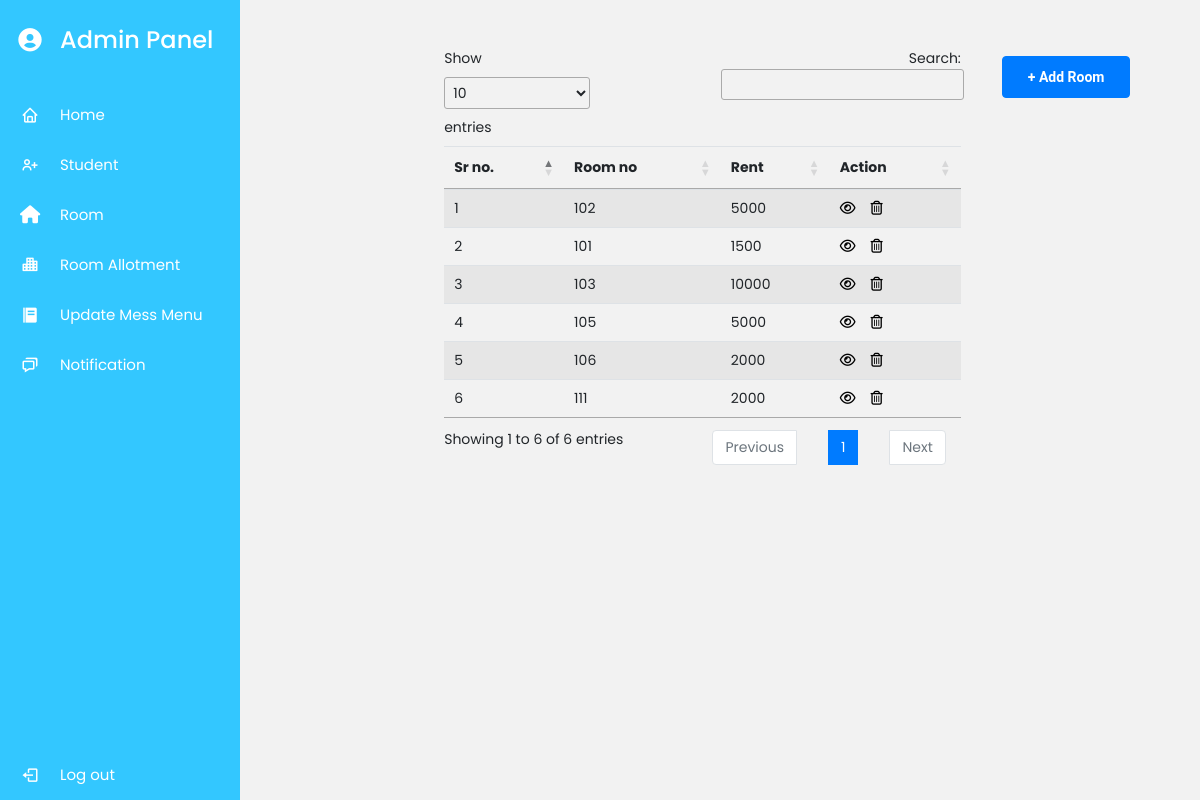
Before: /room/ (signed in) with the older database file.
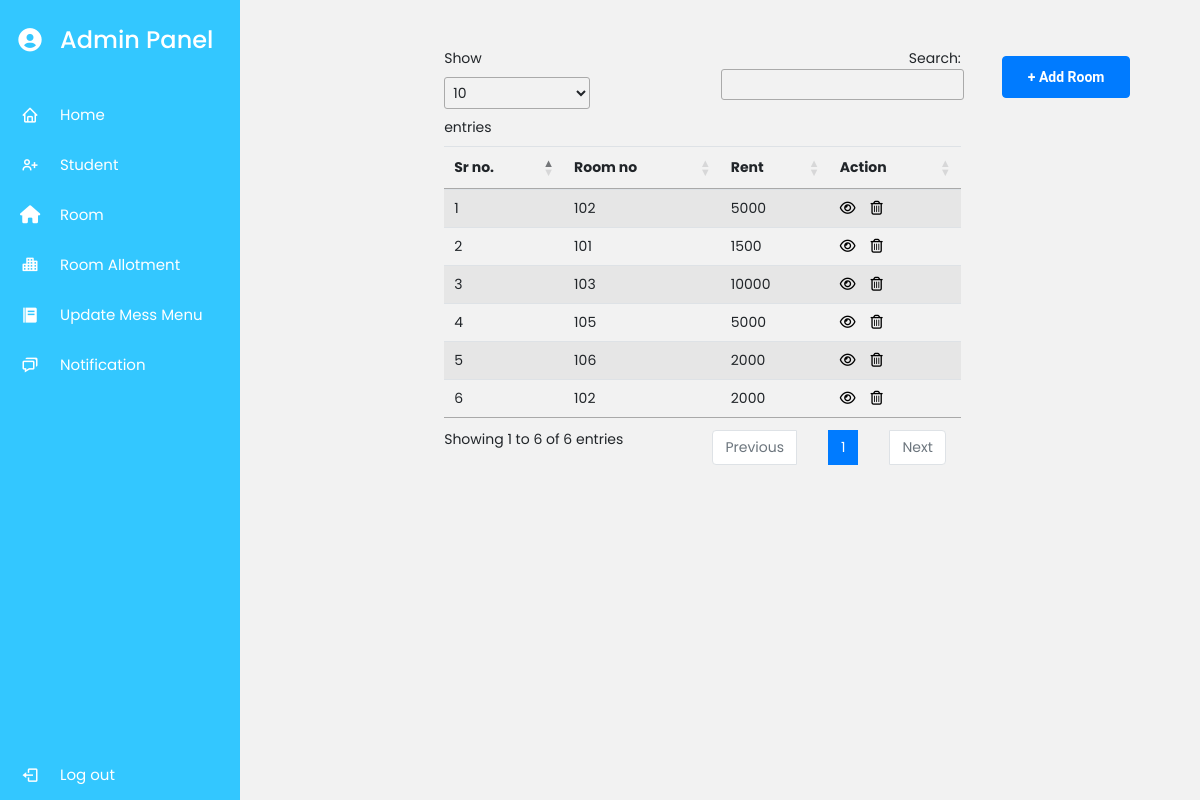
After: the same page with the newer database file.
### myapp/models.py (models this page shows, shortened)
class Room(models.Model):
    Details = models.CharField(max_length=150,null=True)
    Room_no = models.CharField(max_length=5,null=True)
    Beds = models.CharField(max_length=5,null=True)
    Rent = models.CharField(max_length=5,null=True)
    Floor = models.CharField(max_length=5,null=True)
    Image = models.ImageField(upload_to='room_img',null=True)

### myapp/views.py (the view)
# urls.py: path('room/',views.view_room,name='view_room'),
def view_room(request):
    if request.user.is_superuser:
        rom = Room.objects.all()
        return render(request, "view-room.html", {'rom': rom})
    else:
        return redirect("Home")

### myapp/templates/view-room.html (shortened to what this page needs)
{% extends 'admindash.html' %}
{% block content %}
   <div class="col-lg-8">
       <div class="row justify-content-around ml-8 mt-5">
           <div class="col-lg-8">
                   <a href="{% url 'add_room' %}" class='btn btn-primary my-2  float-end' style="    position: absolute;
                   margin-left: 102%;">+ Add Room </a>
                   <table class="table table-striped" id="geniustable55" >
                        <thead>
                            <tr>
                              <th scope="col">Sr no.</th>
                              <th scope="col">Room no</th>
                              <th scope="col">Rent</th>
                              <th scope="col">Action</th>
                            </tr>
                          </thead>
                          {% if rom %}
                          <tbody>
                              {% for i in rom %}
                            <tr>
                            <td>{{forloop.counter}}</td>
                              <td>{{i.Room_no}}</td>
                              <td>{{i.Rent}}</td>
                              <td><a href="{% url 'edit_room' i.id %}" style="color:black;"><i class="fa fa-eye" aria-hidden="true"></i></a>  &nbsp&nbsp&nbsp<a href="{% url 'delete_room' i.id%}"style="color:black;"><i class="fa fa-trash-o" aria-hidden="true"onclick="return confirm('Are you sure you want to remove')"></i></a></td>
                            </tr>
                            {% endfor %}
                          </tbody>
                          {% endif %}
                        </table>
           </div>
           </div>
{% endblock content %}

Changed rows visible on the page:
removed Room: Room_no "111", Rent "2000"
added Room: Room_no "102", Rent "2000"
